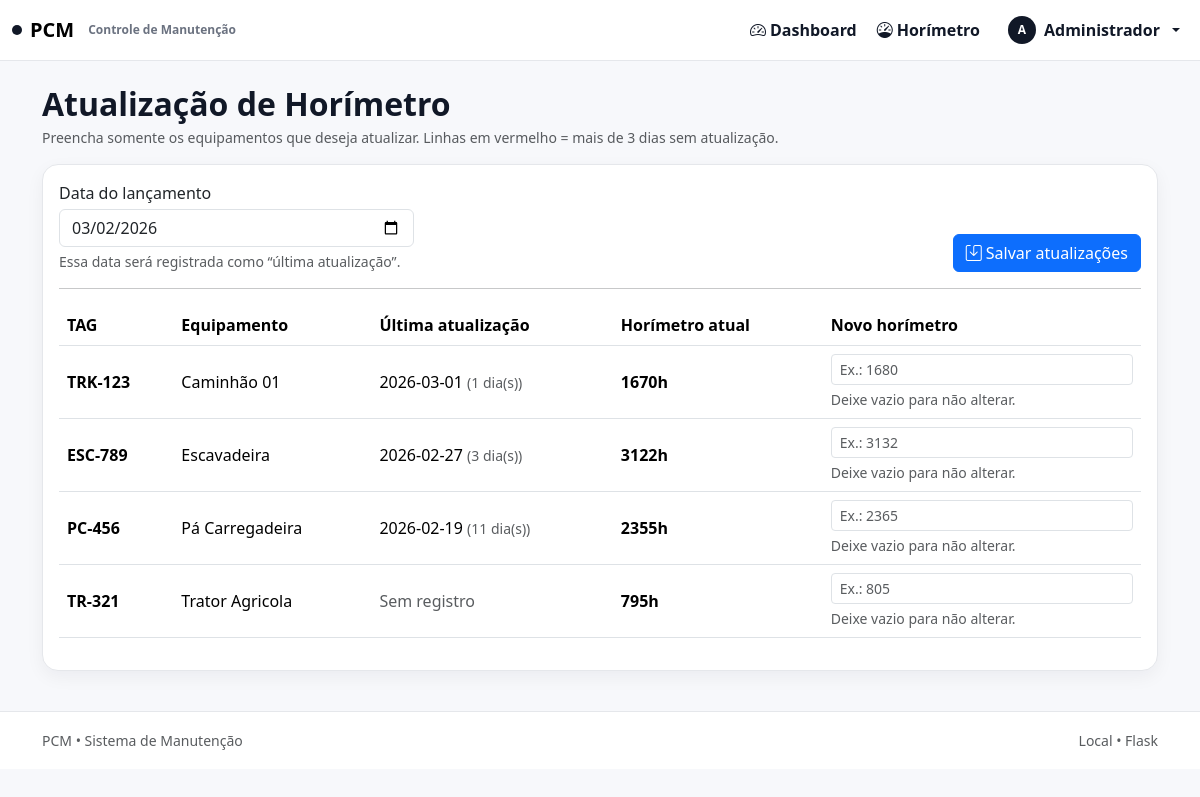
/horimetros (signed in), run on the app's committed database.
### app/models.py (models this page shows, shortened)
class User(UserMixin, db.Model):
    __tablename__ = "users"
    id = db.Column(db.Integer, primary_key=True)
    name = db.Column(db.String(120), nullable=False)
    email = db.Column(db.String(180), unique=True, nullable=False, index=True)
    password_hash = db.Column(db.String(255), nullable=False)
    role = db.Column(db.String(20), nullable=False, default="user")  # user/admin
    is_active = db.Column(db.Boolean, nullable=False, default=True)
    created_at = db.Column(db.DateTime, nullable=False, default=datetime.utcnow)

class Equipment(db.Model):
    __tablename__ = "equipamentos"
    id = db.Column(db.Integer, primary_key=True)
    nome = db.Column(db.String(120), nullable=False)
    codigo = db.Column(db.String(60), nullable=False, unique=True)  # TAG
    tipo = db.Column(db.String(60), nullable=True)
    horimetro_atual = db.Column(db.Integer, nullable=False, default=0)
    ativo = db.Column(db.Boolean, nullable=False, default=True)
    created_at = db.Column(db.DateTime, nullable=False, default=datetime.utcnow)

class HorimeterLog(db.Model):
    __tablename__ = "horimetro_log"
    id = db.Column(db.Integer, primary_key=True)
    equipamento_id = db.Column(db.Integer, db.ForeignKey("equipamentos.id"), nullable=False)
    data_registro = db.Column(db.Date, nullable=False, default=date.today)
    horimetro = db.Column(db.Integer, nullable=False)
    created_at = db.Column(db.DateTime, nullable=False, default=datetime.utcnow)
    equipamento = db.relationship("Equipment", backref=db.backref("horimetros", lazy=True))

### app/main/routes.py (the view, shortened to what this page needs)
@bp.route("/horimetros", methods=["GET", "POST"])
@login_required
def horimetros():
    equipamentos = Equipment.query.filter_by(ativo=True).order_by(Equipment.nome.asc()).all()
    def parse_date(v):
        if not v:
            return None
        try:
            return datetime.strptime(v, "%Y-%m-%d").date()
        except Exception:
            return None
    hoje = date.today()
    rows = []
    for e in equipamentos:
        last = (HorimeterLog.query.filter_by(equipamento_id=e.id)
                .order_by(HorimeterLog.data_registro.desc(), HorimeterLog.id.desc())
                .first())
        last_date = last.data_registro if last else None
        dias = (hoje - last_date).days if last_date else 9999
        rows.append({"equip": e, "last_date": last_date, "dias": dias})
    return render_template("horimetros.html", rows=rows, hoje=hoje)

### app/__init__.py (called while the page is built)
def create_app():
    app = Flask(__name__)
    app.config.from_object(Config)
    db.init_app(app)
    csrf.init_app(app)
    login_manager.init_app(app)
    login_manager.login_view = "auth.login"  # redireciona pra login se não estiver logado
    @login_manager.user_loader
    def load_user(user_id: str):
        return User.query.get(int(user_id))
    from .auth import bp as auth_bp
    from .main import bp as main_bp
    app.register_blueprint(auth_bp)
    app.register_blueprint(main_bp)
    return app

### app/templates/horimetros.html
{% extends "base.html" %}
{% block content %}
<div class="d-flex flex-wrap justify-content-between align-items-end gap-2 mb-3">
  <div>
    <h2 class="mb-1 fw-bold">Atualização de Horímetro</h2>
    <div class="text-muted small">
      Preencha somente os equipamentos que deseja atualizar. Linhas em vermelho = mais de 3 dias sem atualização.
    </div>
  </div>
</div>
<form method="post" class="card card-min p-3 mb-3">
  <div class="row g-2 align-items-end">
    <div class="col-12 col-md-4">
      <label class="form-label mb-1">Data do lançamento</label>
      <input class="form-control" type="date" name="data_registro" value="{{ hoje }}">
      <div class="text-muted small mt-1">Essa data será registrada como “última atualização”.</div>
    </div>
    <div class="col-12 col-md-8 d-flex justify-content-md-end">
      <button class="btn btn-primary">
        <i class="bi bi-save me-1"></i>Salvar atualizações
      </button>
    </div>
  </div>
  <hr class="my-3">
  <div class="table-responsive">
    <table class="table align-middle table-hover">
      <thead>
        <tr>
          <th>TAG</th>
          <th>Equipamento</th>
          <th>Última atualização</th>
          <th>Horímetro atual</th>
          <th>Novo horímetro</th>
        </tr>
      </thead>
      <tbody>
        {% for r in rows %}
          {% set atrasado = (r.last_date is none) or (r.dias > 3) %}
          <tr class="{% if atrasado %}row-alert{% endif %}">
            <td class="fw-bold">{{ r.equip.codigo }}</td>
            <td>{{ r.equip.nome }}</td>
            <td>
              {% if r.last_date %}
                {{ r.last_date }} <span class="text-muted small">({{ r.dias }} dia(s))</span>
              {% else %}
                <span class="text-muted">Sem registro</span>
              {% endif %}
            </td>
            <td><span class="fw-semibold">{{ r.equip.horimetro_atual }}h</span></td>
            <td style="max-width: 220px;">
              <input
                class="form-control form-control-sm"
                type="number"
                name="novo_h_{{ r.equip.id }}"
                min="{{ r.equip.horimetro_atual }}"
                placeholder="Ex.: {{ r.equip.horimetro_atual + 10 }}"
              >
              <div class="text-muted small mt-1">Deixe vazio para não alterar.</div>
            </td>
          </tr>
        {% endfor %}
      </tbody>
    </table>
  </div>
</form>
{% endblock %}

### app/templates/base.html (shortened to what this page needs)
<!doctype html>
<html lang="pt-br">
<head>
  <link href="https://cdn.jsdelivr.net/npm/bootstrap@5.3.3/dist/css/bootstrap.min.css" rel="stylesheet">
  <link href="https://cdn.jsdelivr.net/npm/bootstrap-icons@1.11.3/font/bootstrap-icons.min.css" rel="stylesheet">
  <link rel="stylesheet" href="{{ url_for('static', filename='css/style.css') }}">
</head>
<body class="bg-app">
<nav class="navbar navbar-expand-lg navbar-light nav-min">
  <div class="container-fluid">
    <a class="navbar-brand fw-bold d-flex align-items-center gap-2" href="{{ url_for('main.dashboard') }}">
      <span class="brand-mark"></span>
      PCM
      <span class="brand-sub">Controle de Manutenção</span>
    </a>
    <div class="collapse navbar-collapse" id="nav">
      <ul class="navbar-nav ms-auto align-items-lg-center gap-lg-1">
        {% if current_user.is_authenticated %}
          <li class="nav-item">
            <a class="nav-link" href="{{ url_for('main.dashboard') }}">
              <i class="bi bi-speedometer2 me-1"></i>Dashboard
            </a>
          </li>
          <li class="nav-item">
            <a class="nav-link" href="{{ url_for('main.horimetros') }}">
              <i class="bi bi-speedometer me-1"></i>Horímetro
            </a>
          </li>
          <li class="nav-item dropdown ms-lg-2">
            <a class="nav-link dropdown-toggle d-flex align-items-center gap-2" href="#" role="button" data-bs-toggle="dropdown">
              <span class="avatar">{{ (current_user.name[:1] if current_user.name else 'U')|upper }}</span>
              <span class="d-none d-lg-inline">{{ current_user.name }}</span>
            </a>
          </li>
        {% endif %}
      </ul>
    </div>
  </div>
</nav>
<main class="container py-4">
  {% block content %}{% endblock %}
</main>
<footer class="footer-min">
  <div class="container d-flex justify-content-between align-items-center gap-2 flex-wrap">
    <div class="text-muted small">PCM • Sistema de Manutenção</div>
    <div class="text-muted small">Local • Flask</div>
  </div>
</footer>
</body>
</html>

### static/css/style.css (style rules this page uses)
:root { --bg: #f7f8fb; --card: #ffffff; --text: #111827; --muted: #6b7280; --border: #e5e7eb; --shadow: 0 10px 25px rgba(17,24,39,.06); --shadow2: 0 6px 18px rgba(17,24,39,.05); --radius: 16px; }
.bg-app { background: var(--bg); color: var(--text); min-height: 100vh; }
.nav-min { background: #ffffff !important; border-bottom: 1px solid var(--border); }
.navbar .nav-link { color: #111827 !important; font-weight: 650; }
.navbar-brand .brand-sub { font-weight: 600; color: var(--muted); font-size: 12px; margin-left: 6px; }
.brand-mark { width: 10px; height: 10px; border-radius: 999px; background: #111827; display: inline-block; }
.avatar { width: 28px; height: 28px; border-radius: 999px; display: grid; place-items: center; font-weight: 800; background: #111827; color: #fff; font-size: 12px; }
.footer-min { padding: 18px 0; border-top: 1px solid var(--border); background: #ffffff; }
.card-min { border: 1px solid var(--border); border-radius: var(--radius); background: var(--card); box-shadow: var(--shadow2); }

### data on the page
User: name "A", name "Administrador"
Equipment: equip.codigo "TRK-123", equip.nome "Caminhão 01", equip.horimetro_atual "1670", equip.id "Ex.: 1680"
HorimeterLog: last_date "2026-03-01"
Equipment: equip.codigo "ESC-789", equip.nome "Escavadeira", equip.horimetro_atual "3122", equip.id "Ex.: 3132"
HorimeterLog: last_date "2026-02-27"
Equipment: equip.codigo "PC-456", equip.nome "Pá Carregadeira", equip.horimetro_atual "2355", equip.id "Ex.: 2365"
HorimeterLog: last_date "2026-02-19"
Equipment: equip.codigo "TR-321", equip.nome "Trator Agricola", equip.horimetro_atual "795", equip "Ex.: 805"

### other printed values
{{ r.dias }} "1" "3" "11"
